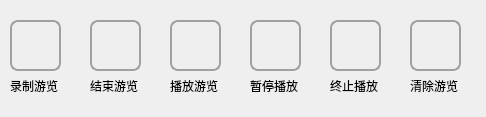
<?xml version="1.0" encoding="UTF-8"?>
<ui version="4.0">
 <class>touranalysis</class>
 <widget class="QWidget" name="touranalysis">
  <property name="geometry">
   <rect>
    <x>0</x>
    <y>0</y>
    <width>486</width>
    <height>117</height>
   </rect>
  </property>
  <property name="windowTitle">
   <string>游览分析</string>
  </property>
  <widget class="QLabel" name="label">
   <property name="geometry">
    <rect>
     <x>10</x>
     <y>80</y>
     <width>54</width>
     <height>12</height>
    </rect>
   </property>
   <property name="text">
    <string>录制游览</string>
   </property>
  </widget>
  <widget class="QLabel" name="label_2">
   <property name="geometry">
    <rect>
     <x>90</x>
     <y>80</y>
     <width>54</width>
     <height>12</height>
    </rect>
   </property>
   <property name="text">
    <string>结束游览</string>
   </property>
  </widget>
  <widget class="QLabel" name="label_3">
   <property name="geometry">
    <rect>
     <x>170</x>
     <y>80</y>
     <width>54</width>
     <height>12</height>
    </rect>
   </property>
   <property name="text">
    <string>播放游览</string>
   </property>
  </widget>
  <widget class="QLabel" name="label_4">
   <property name="geometry">
    <rect>
     <x>330</x>
     <y>80</y>
     <width>54</width>
     <height>12</height>
    </rect>
   </property>
   <property name="text">
    <string>终止播放</string>
   </property>
  </widget>
  <widget class="QLabel" name="label_5">
   <property name="geometry">
    <rect>
     <x>250</x>
     <y>80</y>
     <width>54</width>
     <height>12</height>
    </rect>
   </property>
   <property name="text">
    <string>暂停播放</string>
   </property>
  </widget>
  <widget class="QLabel" name="label_6">
   <property name="geometry">
    <rect>
     <x>410</x>
     <y>80</y>
     <width>54</width>
     <height>12</height>
    </rect>
   </property>
   <property name="text">
    <string>清除游览</string>
   </property>
  </widget>
  <widget class="QPushButton" name="luzhiToutBtn">
   <property name="geometry">
    <rect>
     <x>10</x>
     <y>20</y>
     <width>51</width>
     <height>51</height>
    </rect>
   </property>
   <property name="styleSheet">
    <string notr="true">QPushButton#luzhiToutBtn
{
	
	border: 2px solid #9ea1a4;
	border-radius: 8px;
    image: url(:/MyProjectUI/Resources/img/startTour.png)
	
	
}
QPushButton#luzhiToutBtn:hover	
{
	background-color: rgb(188, 255, 250);
	border: 2px solid #9ea1a4;
	border-radius: 8px;
    image: url(:/MyProjectUI/Resources/img/startTour.png)
	
	
}
QPushButton#luzhiToutBtn:pressed
{
	background-color: rgb(0, 255, 255);
	border: 2px solid #9ea1a4;
	border-radius: 8px;
    image: url(:/MyProjectUI/Resources/img/startTour.png)
	
	
}</string>
   </property>
   <property name="text">
    <string/>
   </property>
  </widget>
  <widget class="QPushButton" name="jieshuTourBtn">
   <property name="geometry">
    <rect>
     <x>90</x>
     <y>20</y>
     <width>51</width>
     <height>51</height>
    </rect>
   </property>
   <property name="styleSheet">
    <string notr="true">QPushButton#jieshuTourBtn
{
	
	border: 2px solid #9ea1a4;
	border-radius: 8px;
	image: url(:/MyProjectUI/Resources/img/stopRecord.png);
	
	
}
QPushButton#jieshuTourBtn:hover
{
	background-color: rgb(188, 255, 250);
	border: 2px solid #9ea1a4;
	border-radius: 8px;
	image: url(:/MyProjectUI/Resources/img/stopRecord.png);
	
	
}
QPushButton#jieshuTourBtn:pressed
{
	background-color: rgb(0, 255, 255);
	border: 2px solid #9ea1a4;
	border-radius: 8px;
	image: url(:/MyProjectUI/Resources/img/stopRecord.png);
	
	
}</string>
   </property>
   <property name="text">
    <string/>
   </property>
  </widget>
  <widget class="QPushButton" name="playTourBtn">
   <property name="geometry">
    <rect>
     <x>170</x>
     <y>20</y>
     <width>51</width>
     <height>51</height>
    </rect>
   </property>
   <property name="styleSheet">
    <string notr="true">QPushButton#playTourBtn
{
	
	border: 2px solid #9ea1a4;
	border-radius: 8px;
	image: url(:/MyProjectUI/Resources/img/startPlay.png);
	
	
}
QPushButton#playTourBtn:hover	
{
	background-color: rgb(188, 255, 250);
	border: 2px solid #9ea1a4;
	border-radius: 8px;
	image: url(:/MyProjectUI/Resources/img/startPlay.png);
	
	
}
QPushButton#playTourBtn:pressed
{
	background-color: rgb(0, 255, 255);
	border: 2px solid #9ea1a4;
	border-radius: 8px;
	image: url(:/MyProjectUI/Resources/img/startPlay.png);
	
	
}</string>
   </property>
   <property name="text">
    <string/>
   </property>
  </widget>
  <widget class="QPushButton" name="pauseTour">
   <property name="geometry">
    <rect>
     <x>250</x>
     <y>20</y>
     <width>51</width>
     <height>51</height>
    </rect>
   </property>
   <property name="styleSheet">
    <string notr="true">QPushButton#pauseTour
{
	
	border: 2px solid #9ea1a4;
	border-radius: 8px;
	image: url(:/MyProjectUI/Resources/img/pausePlay.png);
	
	
}
QPushButton#pauseTour:hover
{
	background-color: rgb(188, 255, 250);
	border: 2px solid #9ea1a4;
	border-radius: 8px;
	image: url(:/MyProjectUI/Resources/img/pausePlay.png);
	
	
}
QPushButton#pauseTour:pressed
{
	background-color: rgb(0, 255, 255);
	border: 2px solid #9ea1a4;
	border-radius: 8px;
	image: url(:/MyProjectUI/Resources/img/pausePlay.png);
	
	
}</string>
   </property>
   <property name="text">
    <string/>
   </property>
  </widget>
  <widget class="QPushButton" name="stopPlayBtn">
   <property name="geometry">
    <rect>
     <x>330</x>
     <y>20</y>
     <width>51</width>
     <height>51</height>
    </rect>
   </property>
   <property name="styleSheet">
    <string notr="true">QPushButton#stopPlayBtn
{
	
	border: 2px solid #9ea1a4;
	border-radius: 8px;
	image: url(:/MyProjectUI/Resources/img/stopPlay.png);
	
	
}
QPushButton#stopPlayBtn:hover
{
	background-color: rgb(188, 255, 250);
	border: 2px solid #9ea1a4;
	border-radius: 8px;
	image: url(:/MyProjectUI/Resources/img/stopPlay.png);
	
	
}
QPushButton#stopPlayBtn:pressed
{
	background-color: rgb(188, 255, 250);
	border: 2px solid #9ea1a4;
	border-radius: 8px;
	image: url(:/MyProjectUI/Resources/img/stopPlay.png);
	
	
}  </string>
   </property>
   <property name="text">
    <string/>
   </property>
  </widget>
  <widget class="QPushButton" name="clearTourBtn">
   <property name="geometry">
    <rect>
     <x>410</x>
     <y>20</y>
     <width>51</width>
     <height>51</height>
    </rect>
   </property>
   <property name="styleSheet">
    <string notr="true">QPushButton#clearTourBtn
{
	
	border: 2px solid #9ea1a4;
	border-radius: 8px;
	image: url(:/MyProjectUI/Resources/img/clear.png);
	
	
}
QPushButton#clearTourBtn:hover	
{
	background-color: rgb(188, 255, 250);
	border: 2px solid #9ea1a4;
	border-radius: 8px;
	image: url(:/MyProjectUI/Resources/img/clear.png);
	
	
}
QPushButton#clearTourBtn:pressed
{
	background-color: rgb(0, 255, 255);
	border: 2px solid #9ea1a4;
	border-radius: 8px;
	image: url(:/MyProjectUI/Resources/img/clear.png);
	
	
}</string>
   </property>
   <property name="text">
    <string/>
   </property>
  </widget>
 </widget>
 <resources>
  <include location="../../../MyProjectUI/myprojectui.qrc"/>
 </resources>
 <connections/>
</ui>
